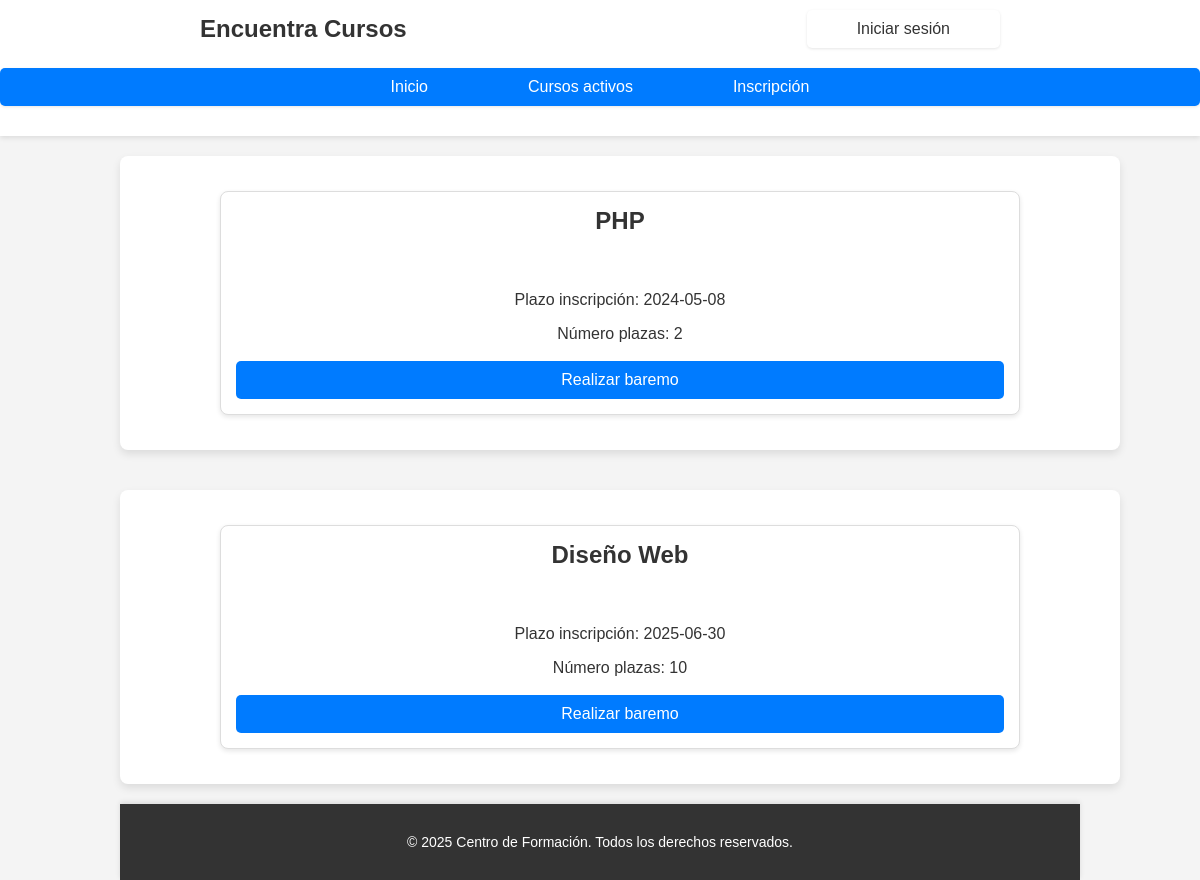
Page /administrador/realizarBaremo.php on the committed database.
### tables this page shows
CREATE TABLE `cursos` (
  `codigo` int NOT NULL,
  `nombre` varchar(50) DEFAULT NULL,
  `abierto` tinyint(1) DEFAULT '1',
  `numeroplazas` int DEFAULT NULL,
  `plazoinscripcion` date DEFAULT NULL
);

### administrador/consultasAdmin.php (the view, shortened to what this page needs)
<?php
function obtenerCursosCerrados($pdo) {
    $html = '';
    $sql = "SELECT * FROM cursos WHERE abierto = 0";
    $stmt = $pdo->query($sql);
    if ($stmt->rowCount() > 0) {
        $html .= '<main>';
        while ($fila = $stmt->fetch(PDO::FETCH_ASSOC)) {
            $html .= generaDatosCurso($fila);
        }
    } else {
        $html .= "<p class='mensaje'>No hay cursos cerrados en este momento.</p>";
    }
    return $html;
}
function generaDatosCurso($fila){
    return "<form class='formulario' action = 'realizarBaremo.php' method = 'post'>
    <div class = 'containerInfoCurso'>
                <input type='hidden' name='plazoInscripcion' value = '{$fila['plazoinscripcion']}'>
                <input type='hidden' name='numeroPlazas' value = '{$fila['numeroplazas']}'>
                <h2>{$fila['nombre']}</h2>
                <p>Plazo inscripción: {$fila['plazoinscripcion']}</p>
                <p>Número plazas: {$fila['numeroplazas']}</p>
                <button type = 'submit' class = 'btnEnviar' name = 'codigoCurso' value = '{$fila['codigo']}-{$fila['nombre']}'>Realizar baremo</button>
              </div></form>";
}
?>

### css/style.css (style rules this page uses)
* { font-family: Arial, sans-serif; margin: 0; padding: 0; box-sizing: content-box; }
body { min-height: 100vh; width: 100%; background-color: #f4f4f4; color: #333; }
main { display: flex; flex:1; flex-direction: column; margin: auto; align-items: center; height: 100%; width: 80%; }
h2 { text-align: center; margin-bottom: 2em; }
.formulario { display: flex; flex-direction: column; align-items: center; margin: 20px auto; padding: 20px; background-color: #fff; border-radius: 8px; box-shadow: 0 4px 8px rgba(0, 0, 0, 0.1); max-width: 800px; width: 100%; }
.containerInfoCurso { display: flex; flex-direction: column; background-color: #ffffff; border: 1px solid #ddd; border-radius: 8px; margin: 15px 0; padding: 15px; box-shadow: 0 2px 5px rgba(0, 0, 0, 0.1); width: 100%; }
.containerInfoCurso p { text-align: center; font-size: 16px; margin: 8px 0; color: #333; }
.btnEnviar { display: flex; justify-content: center; background-color: #007BFF; color: #fff; font-size: 16px; padding: 10px 20px; margin-top: 10px; border: none; border-radius: 5px; cursor: pointer; transition: background-color 0.3s; }
@media (min-width: 768px) { .formulario { max-width: 1000px; } }
@media (min-width: 768px) { .containerInfoCurso { width: 80%; } }

### rows in the picture
cursos: nombre "PHP", plazoinscripcion "2024-05-08", numeroplazas "2"
cursos: nombre "Diseño Web", plazoinscripcion "2025-06-30", numeroplazas "10"
